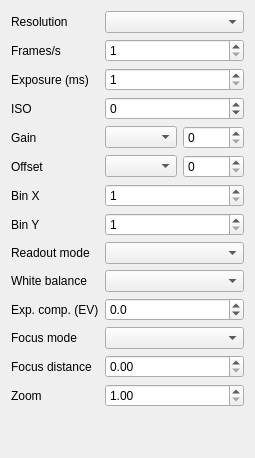
     <widget class="QWidget" name="cameraTab">
      <attribute name="title">
       <string>Camera</string>
      </attribute>
      <layout class="QVBoxLayout" name="cameraTabLayout">
       <item>
        <layout class="QFormLayout" name="formLayout_3">
         <item row="0" column="0">
          <widget class="QLabel" name="resolutionLabel">
           <property name="text">
            <string>Resolution</string>
           </property>
          </widget>
         </item>
         <item row="0" column="1">
          <widget class="QComboBox" name="resolutionCombo">
           <property name="toolTip">
            <string>Camera resolution in pixels</string>
           </property>
          </widget>
         </item>
         <item row="1" column="0">
          <widget class="QLabel" name="fpsLabel">
           <property name="text">
            <string>Frames/s</string>
           </property>
          </widget>
         </item>
         <item row="2" column="0">
          <widget class="QLabel" name="exposureLabel">
           <property name="text">
            <string>Exposure (ms)</string>
           </property>
          </widget>
         </item>
         <item row="2" column="1">
          <widget class="QDoubleSpinBox" name="exposureSpin">
           <property name="toolTip">
            <string>Exposure time in milliseconds</string>
           </property>
           <property name="decimals">
            <number>0</number>
           </property>
           <property name="minimum">
            <double>1.000000000000000</double>
           </property>
           <property name="maximum">
            <double>60000.000000000000000</double>
           </property>
           <property name="singleStep">
            <double>1.000000000000000</double>
           </property>
          </widget>
         </item>
         <item row="3" column="0">
          <widget class="QLabel" name="isoLabel">
           <property name="text">
            <string>ISO</string>
           </property>
          </widget>
         </item>
         <item row="3" column="1">
          <widget class="QSpinBox" name="isoSpin">
           <property name="toolTip">
            <string>ISO setting. -1 for auto</string>
           </property>
           <property name="minimum">
            <number>-1</number>
           </property>
           <property name="maximum">
            <number>25600</number>
           </property>
          </widget>
         </item>
         <item row="6" column="0">
          <widget class="QLabel" name="alpacaBinXLabel">
           <property name="text">
            <string>Bin X</string>
           </property>
          </widget>
         </item>
         <item row="6" column="1">
          <widget class="QSpinBox" name="alpacaBinXSpin">
           <property name="toolTip">
            <string>Camera sensor binning in X direction</string>
           </property>
           <property name="minimum">
            <number>1</number>
           </property>
           <property name="maximum">
            <number>16</number>
           </property>
          </widget>
         </item>
         <item row="7" column="0">
          <widget class="QLabel" name="alpacaBinYLabel">
           <property name="text">
            <string>Bin Y</string>
           </property>
          </widget>
         </item>
         <item row="7" column="1">
          <widget class="QSpinBox" name="alpacaBinYSpin">
           <property name="toolTip">
            <string>Camera sensor binning in Y direction</string>
           </property>
           <property name="minimum">
            <number>1</number>
           </property>
           <property name="maximum">
            <number>16</number>
           </property>
          </widget>
         </item>
         <item row="4" column="0">
          <widget class="QLabel" name="alpacaGainLabel">
           <property name="text">
            <string>Gain</string>
           </property>
          </widget>
         </item>
         <item row="4" column="1">
          <layout class="QHBoxLayout" name="gainLayout">
           <item>
            <widget class="QComboBox" name="alpacaGainCombo">
             <property name="toolTip">
              <string>Camera gain</string>
             </property>
            </widget>
           </item>
           <item>
            <widget class="QSpinBox" name="alpacaGainSpin">
             <property name="toolTip">
              <string>Camera gain</string>
             </property>
             <property name="minimum">
              <number>0</number>
             </property>
             <property name="maximum">
              <number>10000</number>
             </property>
            </widget>
           </item>
          </layout>
         </item>
         <item row="5" column="0">
          <widget class="QLabel" name="alpacaOffsetLabel">
           <property name="text">
            <string>Offset</string>
           </property>
          </widget>
         </item>
         <item row="5" column="1">
          <layout class="QHBoxLayout" name="offsetLayout">
           <item>
            <widget class="QComboBox" name="alpacaOffsetCombo">
             <property name="toolTip">
              <string>Camera offset</string>
             </property>
            </widget>
           </item>
           <item>
            <widget class="QSpinBox" name="alpacaOffsetSpin">
             <property name="toolTip">
              <string>Camera offset</string>
             </property>
             <property name="minimum">
              <number>0</number>
             </property>
             <property name="maximum">
              <number>10000</number>
             </property>
            </widget>
           </item>
          </layout>
         </item>
         <item row="8" column="0">
          <widget class="QLabel" name="alpacaReadoutModeLabel">
           <property name="text">
            <string>Readout mode</string>
           </property>
          </widget>
         </item>
         <item row="8" column="1">
          <widget class="QComboBox" name="alpacaReadoutModeCombo">
           <property name="toolTip">
            <string>Sensor readout mode</string>
           </property>
          </widget>
         </item>
         <item row="9" column="0">
          <widget class="QLabel" name="whiteBalanceLabel">
           <property name="text">
            <string>White balance</string>
           </property>
          </widget>
         </item>
         <item row="9" column="1">
          <widget class="QComboBox" name="whiteBalanceCombo">
           <property name="toolTip">
            <string>White balance mode (Qt cameras only)</string>
           </property>
          </widget>
         </item>
         <item row="10" column="0">
          <widget class="QLabel" name="exposureCompLabel">
           <property name="text">
            <string>Exp. comp. (EV)</string>
           </property>
          </widget>
         </item>
         <item row="10" column="1">
          <widget class="QDoubleSpinBox" name="exposureCompSpin">
           <property name="toolTip">
            <string>Exposure compensation in EV steps: -2.0 to +2.0 (Qt 6 cameras only)</string>
           </property>
           <property name="decimals">
            <number>1</number>
           </property>
           <property name="minimum">
            <double>-2.000000000000000</double>
           </property>
           <property name="maximum">
            <double>2.000000000000000</double>
           </property>
           <property name="singleStep">
            <double>0.100000000000000</double>
           </property>
          </widget>
         </item>
         <item row="11" column="0">
          <widget class="QLabel" name="focusModeLabel">
           <property name="text">
            <string>Focus mode</string>
           </property>
          </widget>
         </item>
         <item row="11" column="1">
          <widget class="QComboBox" name="focusModeCombo">
           <property name="toolTip">
            <string>Focus mode</string>
           </property>
          </widget>
         </item>
         <item row="12" column="0">
          <widget class="QLabel" name="focusDistLabel">
           <property name="text">
            <string>Focus distance</string>
           </property>
          </widget>
         </item>
         <item row="12" column="1">
          <widget class="QDoubleSpinBox" name="focusDistSpin">
           <property name="toolTip">
            <string>Normalised focus distance: 0.0 = near, 1.0 = far/infinity (Qt 6 manual focus only)</string>
           </property>
           <property name="decimals">
            <number>2</number>
           </property>
           <property name="minimum">
            <double>0.000000000000000</double>
           </property>
           <property name="maximum">
            <double>1.000000000000000</double>
           </property>
           <property name="singleStep">
            <double>0.010000000000000</double>
           </property>
          </widget>
         </item>
         <item row="13" column="0">
          <widget class="QLabel" name="zoomLabel">
           <property name="text">
            <string>Zoom</string>
           </property>
          </widget>
         </item>
         <item row="13" column="1">
          <widget class="QDoubleSpinBox" name="zoomSpin">
           <property name="toolTip">
            <string>Hardware optical zoom factor</string>
           </property>
           <property name="decimals">
            <number>2</number>
           </property>
           <property name="minimum">
            <double>1.000000000000000</double>
           </property>
           <property name="maximum">
            <double>32.000000000000000</double>
           </property>
           <property name="singleStep">
            <double>0.100000000000000</double>
           </property>
          </widget>
         </item>
         <item row="1" column="1">
          <widget class="QStackedWidget" name="fpsStack">
           <property name="sizePolicy">
            <sizepolicy hsizetype="Preferred" vsizetype="Maximum">
             <horstretch>0</horstretch>
             <verstretch>0</verstretch>
            </sizepolicy>
           </property>
           <property name="currentIndex">
            <number>1</number>
           </property>
           <widget class="QWidget" name="fpsComboPage">
            <layout class="QHBoxLayout" name="horizontalLayout_5">
             <property name="leftMargin">
              <number>0</number>
             </property>
             <property name="topMargin">
              <number>0</number>
             </property>
             <property name="rightMargin">
              <number>0</number>
             </property>
             <property name="bottomMargin">
              <number>0</number>
             </property>
             <item>
              <widget class="QComboBox" name="fpsCombo">
               <property name="toolTip">
                <string>Camera frame rate in frames per second</string>
               </property>
              </widget>
             </item>
            </layout>
           </widget>
           <widget class="QWidget" name="fpsSpinPage">
            <layout class="QHBoxLayout" name="horizontalLayout_6">
             <property name="leftMargin">
              <number>0</number>
             </property>
             <property name="topMargin">
              <number>0</number>
             </property>
             <property name="rightMargin">
              <number>0</number>
             </property>
             <property name="bottomMargin">
              <number>0</number>
             </property>
             <item>
              <widget class="QSpinBox" name="fpsSpin">
               <property name="toolTip">
                <string>Camera frame rate in frames per second</string>
               </property>
               <property name="minimum">
                <number>1</number>
               </property>
               <property name="maximum">
                <number>240</number>
               </property>
              </widget>
             </item>
            </layout>
           </widget>
          </widget>
         </item>
        </layout>
       </item>
       <item>
        <spacer name="verticalSpacer_5">
         <property name="orientation">
          <enum>Qt::Orientation::Vertical</enum>
         </property>
         <property name="sizeHint" stdset="0">
          <size>
           <width>20</width>
           <height>40</height>
          </size>
         </property>
        </spacer>
       </item>
      </layout>
     </widget>
